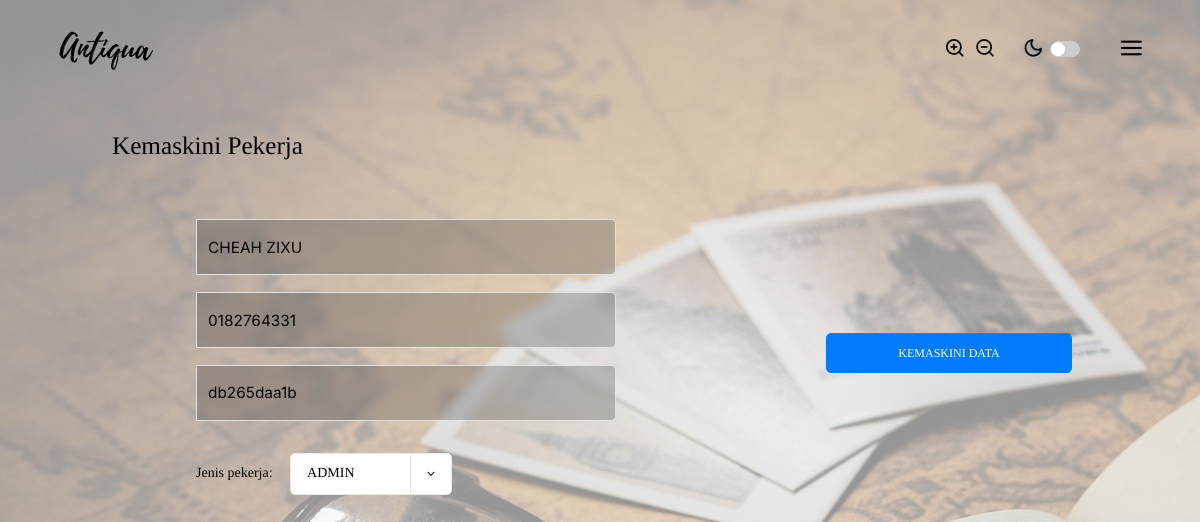
/kemaskinipekerjafun/index.php?index=W50115 (signed in), run on an earlier commit of the app's database.
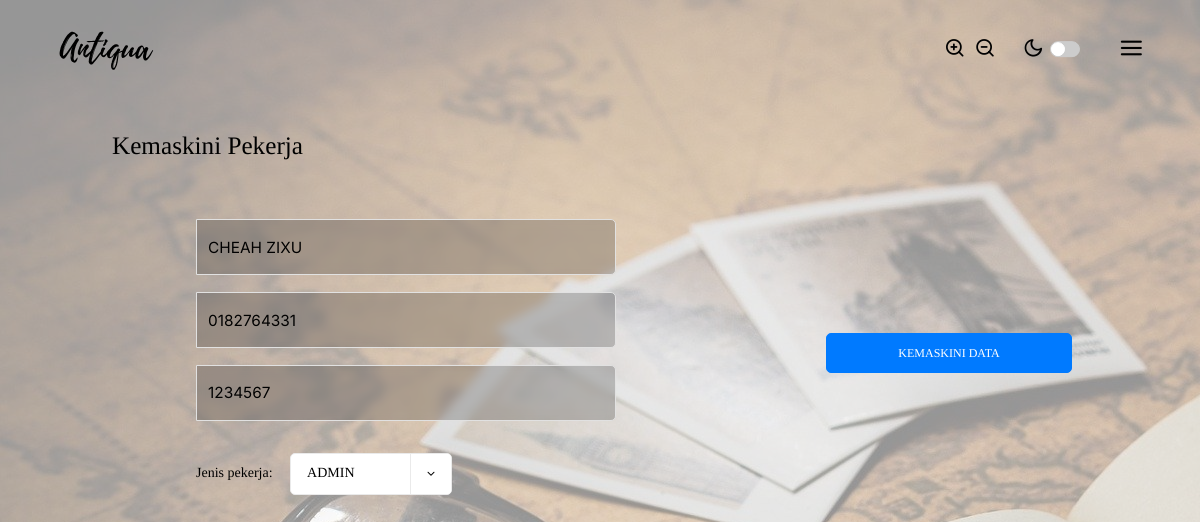
And on a later commit of the database.
### tables this page shows
CREATE TABLE `pekerja` (
  `idpekerja` varchar(6) NOT NULL,
  `namapekerja` varchar(750) NOT NULL,
  `notelefonpekerja` varchar(12) NOT NULL,
  `katalaluanpekerja` varchar(30) NOT NULL,
  `status` tinyint(1) NOT NULL
);

### kemaskinipekerjafun/index.php (the view, shortened to what this page needs)
<?php
    require("../functions/permcheck.php");
    $target = $_GET['index'];
    $data = mysqli_query($dbcon, "SELECT * FROM pekerja WHERE idpekerja='$target'");
    $info = mysqli_fetch_array($data);
?>
<!DOCTYPE html>
<html>
    <head>
        <link rel="stylesheet" href="../style/style.css">
        <link rel="stylesheet" href="../style/global.css">
        <link rel="stylesheet" href="../style/tambahpekerja.css">
    </head>
    <body class="zi-main">
        <?php include("../components/header.php");?>
        <?php include("../components/menuoverlay.php");?>
        <div class="title">
            Kemaskini Pekerja
        </div>
        <div class="adduser-content">
            <form class="login-form" method="POST" autocomplete="off">
                <div>
                    <div class="zi-input-group prefix">
                        <input class="zi-input" placeholder="Nama Pekerja" name="namapekerja" required value="<?php echo $info['namapekerja'];?>">
                    </div>
                    <br>
                    <div class="zi-input-group prefix">
                        <input class="zi-input" placeholder="Nombor Telefon Pekerja" name="notelefonpekerja" required type="tel" value="<?php echo $info['notelefonpekerja'];?>" pattern="[0-9]{1,12}" oninvalid="this.setCustomValidity('Sila masukkan nombor telefon yang sah.');" oninput="this.setCustomValidity('');">
                    </div>
                    <br>
                    <div class="zi-input-group prefix">
                        <input class="zi-input" placeholder="Kata Laluan Akaun Pekerja" name="katalaluan" required value="<?php echo $info['katalaluanpekerja'];?>" pattern="[\w\d\s]{8,30}" oninvalid="this.setCustomValidity('Sila masukkan 8 hingga 30 patah perkataan.');" oninput="this.setCustomValidity('');">
                    </div>
                    <br><br>
                    <label>Jenis pekerja:</label>
                    <div class="zi-select-container">
                        <select class="zi-select" id="user-type-selection" name="user-type">
                            <option <?php if ($info['status'] == 1 ) echo 'selected';?> value="1">ADMIN</option>
                        </select>
                        <i class="arrow zi-icon-chevron-down"></i>
                    </div>
                </div>
                <div>
                    <button class="zi-btn success submitbtn" name="update" onclick="return confirm('Kemaskini maklumat pekerja dalam sistem?');">KEMASKINI DATA</button>
                </div>
            </form>
        </div>
    </body>
</html>

What changed in the data, as far as the page shows it:
changed pekerja "CHEAH ZIXU": katalaluan "db265daa1b" → "1234567"
